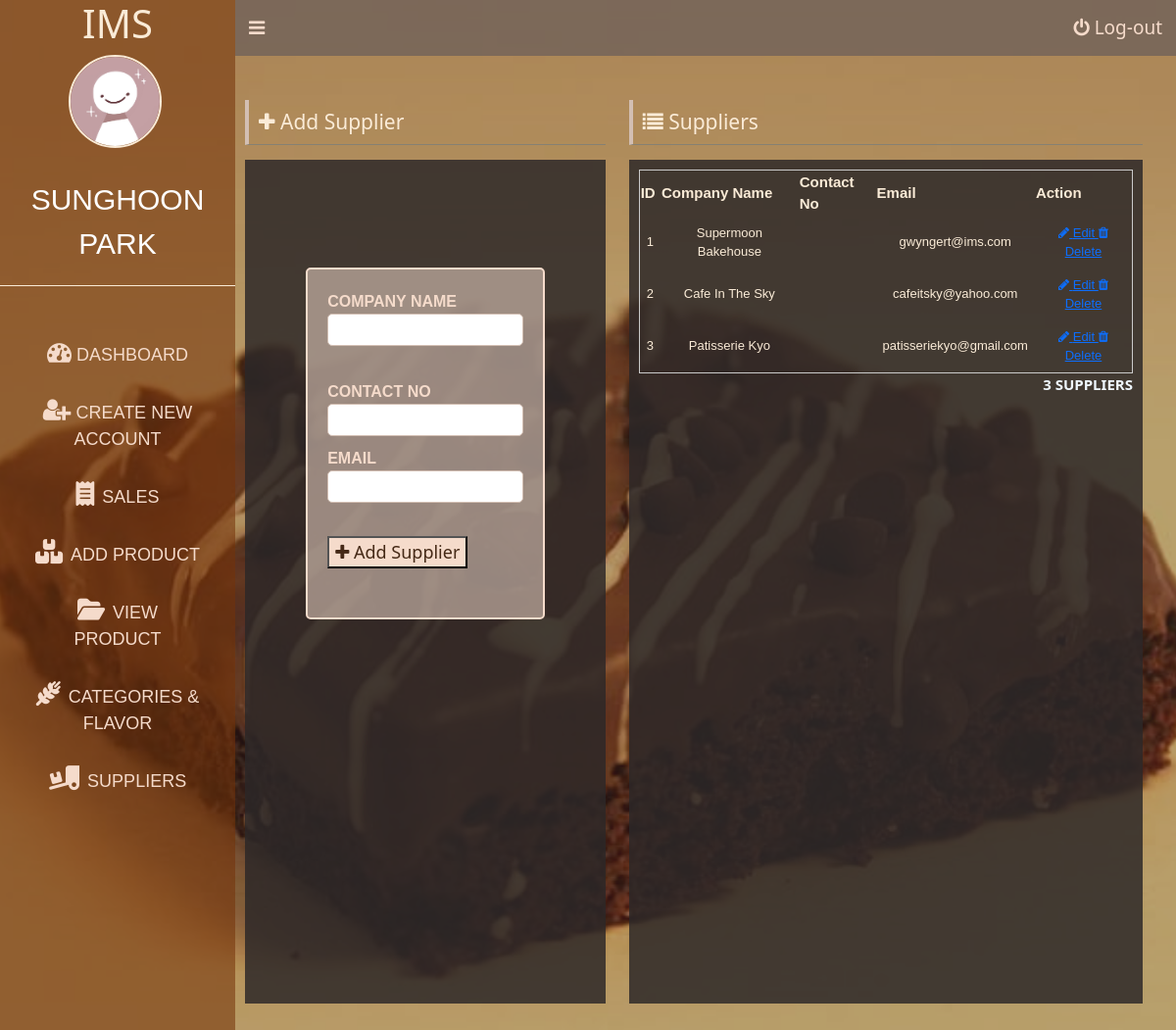
Screenshot of /suppliers.php (signed in) with the database file from the repository.
### tables this page shows
CREATE TABLE `supplier` (
  `Supplier_ID` int(11) NOT NULL,
  `company_name` varchar(255) NOT NULL,
  `contact_num` varchar(255) NOT NULL,
  `email` varchar(255) NOT NULL
);

### database/show-supplier.php (called while the page is built)
<?php
include('connection.php');
$stmt = $conn->prepare("SELECT * FROM supplier ");
$stmt->execute();
$stmt->setFetchMode(PDO::FETCH_ASSOC);
return $stmt->fetchAll();

### suppliers.php (the view, shortened to what this page needs)
<?php
$suppliers = include('database/show-supplier.php');
?>
<!DOCTYPE html>
<html lang="en">
<head>
    <link rel="stylesheet" type="text/css" href="css/login.css?v=p<?= time(); ?>">
    <link rel="stylesheet" href="css/to/font-awesome/css/font-awesome.min.css">
    <link rel="stylesheet" type="text/css" href="js/bootstrap-5.3.0-alpha3-dist/css/bootstrap.min.css?v=p<?= time(); ?>">
</head>
<body>
    <div id="dashboardMainContainer">
        <?php include('partial/app-sidebar.php') ?>
        <div class="dashboard_content_container" id="dashboard_content_container">
            <?php include('partial/app-topNav.php') ?>
            <div class="dashboard_content">
                <div class="row">
                    <div class="column column-5">
                        <h1 class="section_header"><i class="fa fa-plus"></i> Add Supplier</h1>
                        <div class="dashboard_content_main">
                            <div id="userAddFormContainer">
                                <form action="database/add-supplier.php" method="POST" class="appForm">
                                    <div class="appFormInputContainer">
                                        <label for="company_name">Company Name</label>
                                        <input type="text" class="appFormInput" id="company_name" name="company_name" />
                                    </div>
                                    <br>
                                    <div class="appFormInputContainer">
                                        <label for="contact_num">Contact No</label>
                                        <input type="text" class="appFormInput" id="contact_num" name="contact_num" />
                                    </div>
                                    <div class="appFormInputContainer">
                                        <label for="email">Email</label>
                                        <input type="text" class="appFormInput" id="email" name="email" />
                                    </div>
                                    <button type="submit" class="appBtn"><i class="fa fa-plus"></i> Add Supplier</button>
                                </form>
                            </div>
                        </div>
                    </div>
                    <div class="column column-7">
                        <h1 class="section_header"><i class="fa fa-list"></i> Suppliers</h1>
                        <div class="dashboard_content_main">
                            <div class="user">
                                <table>
                                    <thead>
                                        <tr>
                                            <th>ID</th>
                                            <th>Company Name</th>
                                            <th>Contact No</th>
                                            <th>Email</th>
                                            <th>Action</th>
                                        </tr>
                                    </thead>
                                    <tbody>
                                        <?php foreach ($suppliers as $index => $s) { ?>
                                            <tr>
                                                <td><?= $index + 1 ?></td>
                                                <td><?= $s['company_name'] ?></td>
                                                <td><?= $s['contact_num'] ?></td>
                                                <td><?= $s['email'] ?></td>
                                                <td>
                                                    <a href="#" class="updateSupplier" data-toggle="modal" data-target="#updateSupplierModal<?= $s['Supplier_ID'] ?>">
                                                                <i class="fa fa-pencil"></i> Edit </a>
                                                        <a href="database/delete-supplier.php?Supplier_ID=<?= $s['Supplier_ID'] ?>" class="deleteSupplier">
                                                        <i class="fa fa-trash"></i> Delete</a>
                                                </td>
                                            </tr>
                                        <?php } ?>
                                    </tbody>
                                </table>
                                <p class="userCount"><?= count($suppliers) ?> Suppliers</p>
                            </div>
                        </div>
                    </div>
                </div>
            </div>
        </div>
    </div>
</body>
</html>

### css/login.css (style rules this page uses)
body { background: url('../images/un.png') no-repeat center center fixed; background-size: cover; font-family: Cambria, Cochin, Georgia, Times, 'Times New Roman', serif; }
body { font-family: Cambria, Cochin, Georgia, Times, 'Times New Roman', serif; }
#dashboardMainContainer { display: flex; flex-direction: row; }
div.dashboard_content_container { width: 80%; background: #36353159; }
div.dashboard_content { padding: 45px 10px 10px 10px; }
div.dashboard_content_main { background: #2c2828d7; min-height: 800px; height: 100%; padding:10px; }
form::after { content: ''; clear: both; display: block; }
form.appForm { width: 70%; margin: 0 auto; padding: 20px; border: 2px solid #f5dbcb; border-radius: 5px; margin-top: 0p3x; padding-bottom: 50px; background: #d3bfb3a2; font-weight: bold; }
form input.appFormInput { width: 100%; height: 33px; border: 1px solid #d3bfb3; border-radius: 5px; }
form label { color: #f5dbcb; font-family: Arial, Helvetica, sans-serif; text-transform: uppercase; }
div#userAddFormContainer { padding-top: 100px; }
div.appFormInputContainer { margin-bottom: 10px; }
div#userAddFormContainer button { color: #381c09ee; background: #f5dbcb; font-size: large; margin-top: 24px; }
div.row { display: flex; flex-direction: row; flex-wrap: wrap; width: 100%; }
div.column { width: 100%; }
div.column-5 { width: 41.67%; }
div.column-7 { width: 58.33%; }
h1.section_header { font-size: 21px; color:antiquewhite; border-bottom: 1px solid #817f76e1; padding-bottom: 20px; padding: 10px; border-left: 4px solid #d3bfb3; margin-bottom: 15px; }
div.user table, th, td { border: 1px solid #cacaca; border-collapse: collapse; font-size: 15px; font-family: Arial, Helvetica, sans-serif; }
table { width: 100%; color: antiquewhite ; }
table th { font-size: 15px; }
table td { font-size: 13px; padding: 7px; text-align: center; }
p.userCount { text-align: right; font-size: 15px; font-weight: bold; text-transform: uppercase; color: aliceblue; }

### rows the page displays
supplier: company_name "Supermoon Bakehouse", email "gwyngert@ims.com"
supplier: company_name "Cafe In The Sky", email "cafeitsky@yahoo.com"
supplier: company_name "Patisserie Kyo", email "patisseriekyo@gmail.com"

### other values shown
$user['first_name'] "SUNGHOON"
$user['last_name'] "PARK"
count($suppliers) "3"
